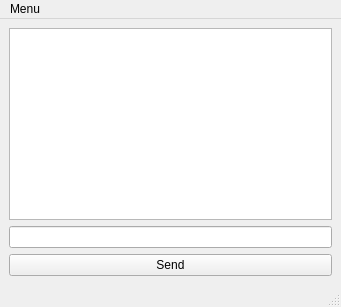
<?xml version="1.0" encoding="UTF-8"?>
<ui version="4.0">
 <class>GuiClient</class>
 <widget class="QMainWindow" name="GuiClient">
  <property name="geometry">
   <rect>
    <x>0</x>
    <y>0</y>
    <width>341</width>
    <height>307</height>
   </rect>
  </property>
  <property name="windowTitle">
   <string>Chat</string>
  </property>
  <widget class="QWidget" name="centralwidget">
   <layout class="QGridLayout" name="gridLayout">
    <item row="2" column="0">
     <widget class="QPushButton" name="send">
      <property name="text">
       <string>Send</string>
      </property>
     </widget>
    </item>
    <item row="0" column="0">
     <widget class="QTextEdit" name="out_text">
      <property name="readOnly">
       <bool>true</bool>
      </property>
     </widget>
    </item>
    <item row="1" column="0">
     <widget class="QLineEdit" name="in_text"/>
    </item>
   </layout>
  </widget>
  <widget class="QMenuBar" name="menubar">
   <property name="geometry">
    <rect>
     <x>0</x>
     <y>0</y>
     <width>341</width>
     <height>22</height>
    </rect>
   </property>
   <widget class="QMenu" name="menuMenu">
    <property name="title">
     <string>Menu</string>
    </property>
   </widget>
   <addaction name="menuMenu"/>
  </widget>
  <widget class="QStatusBar" name="statusbar"/>
 </widget>
 <resources/>
 <connections/>
</ui>
